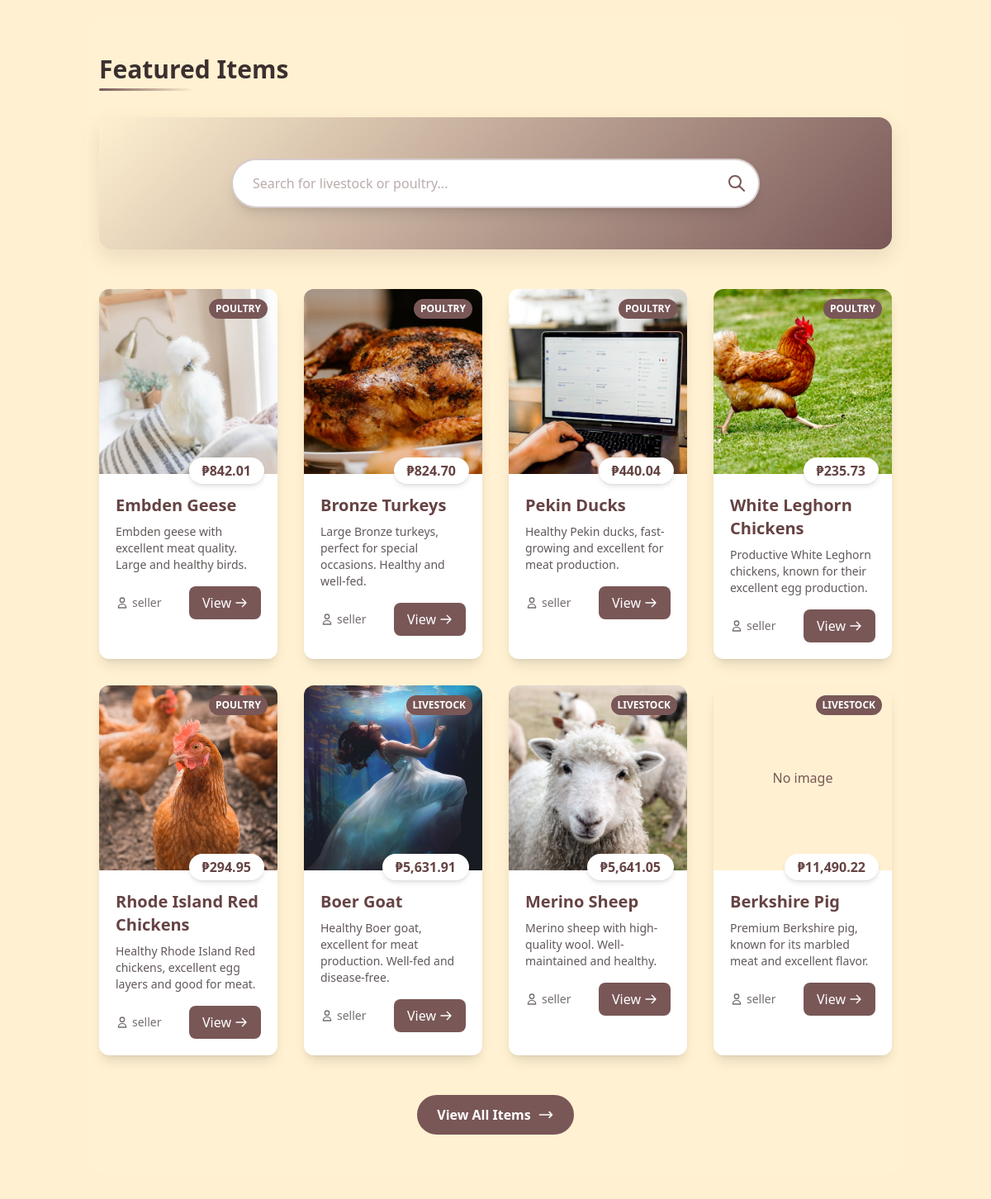
Before: / (middle part) with the older database file.
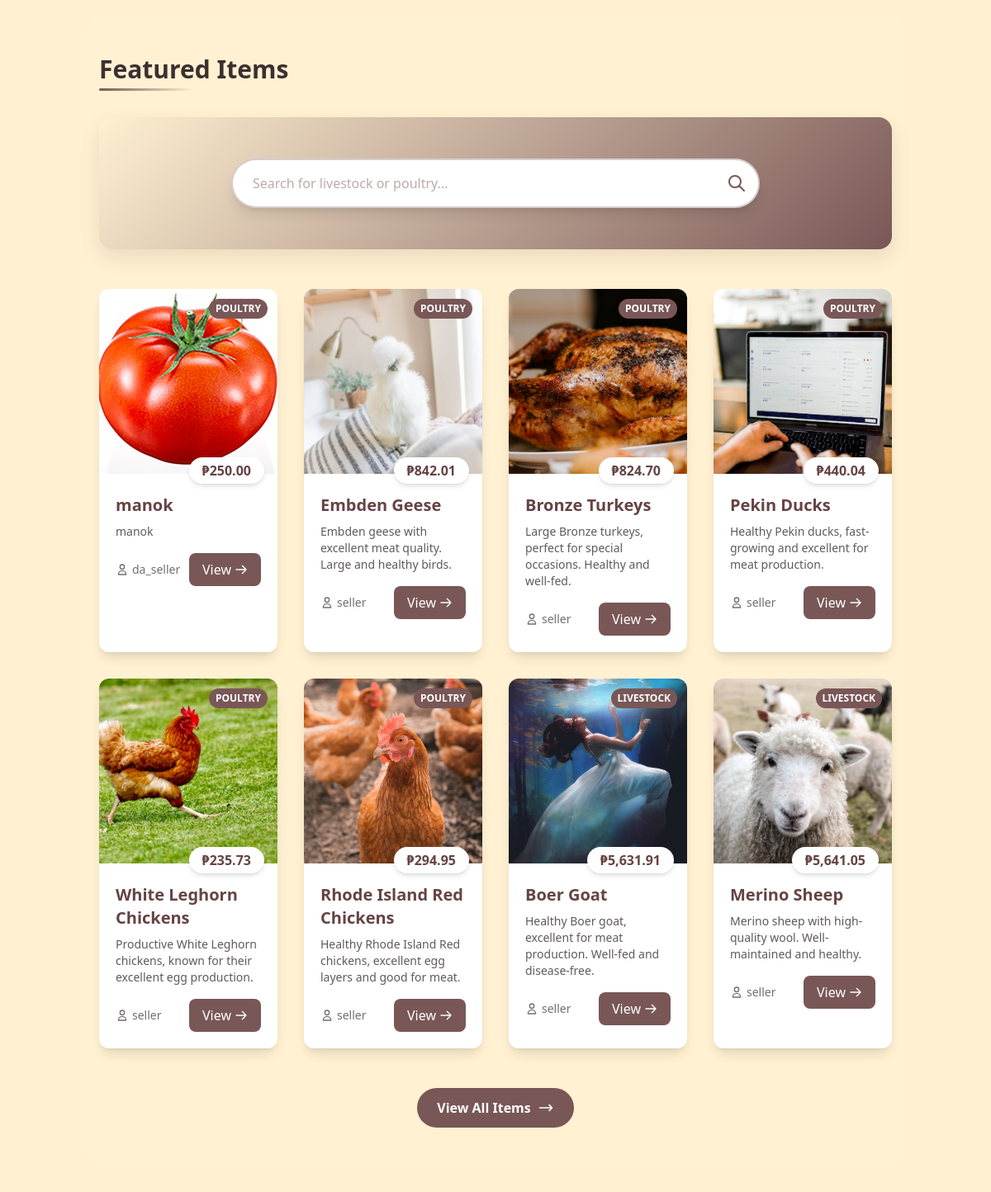
After: the same page with the newer database file.
### marketplace/models.py (models this page shows, shortened)
class Item(models.Model):
    SELL_CATEGORY = (
        ('livestock', 'Livestock'),
        ('poultry', 'Poultry'),
    )
    seller = models.ForeignKey(User, on_delete=models.CASCADE, limit_choices_to={'is_seller': True})
    name = models.CharField(max_length=100)
    description = models.TextField()
    category = models.CharField(max_length=10, choices=SELL_CATEGORY)
    price = models.DecimalField(max_digits=10, decimal_places=2)
    available = models.BooleanField(default=True)
    image = models.ImageField(upload_to='item_images/', blank=True, null=True)
    created_at = models.DateTimeField(auto_now_add=True)
    def get_category_display(self):
        return dict(self.SELL_CATEGORY).get(self.category, self.category)

class User(AbstractUser):
    is_seller = models.BooleanField(default=False)
    is_buyer = models.BooleanField(default=False)
    is_approved = models.BooleanField(default=False, help_text="Indicates whether the user has been approved by an admin")
    profile_image = models.ImageField(upload_to='profile_images/', blank=True, null=True)
    phone_number = models.CharField(max_length=15, blank=True, null=True)
    address = models.CharField(max_length=255, blank=True, null=True)
    city = models.CharField(max_length=100, blank=True, null=True)
    business_name = models.CharField(max_length=100, blank=True, null=True)
    business_id = models.CharField(max_length=50, blank=True, null=True)
    terms_agreed = models.BooleanField(default=False)
    terms_agreed_date = models.DateTimeField(blank=True, null=True)

### marketplace/views.py (the view)
# urls.py: 2. Add a URL to urlpatterns:  path('', views.home, name='home')
def home(request):
    items = Item.objects.filter(available=True).order_by('-created_at')[:8]
    return render(request, 'home.html', {'items': items})

### marketplace/context_processors.py (called while the page is built, shortened)
def cart_processor(request):
    return {
        'active_cart': None,
        'cart': None,
        'cart_quantity': 0
    }

def notification_processor(request):
    return {
        'unread_notifications_count': 0,
        'recent_notifications': []
    }

### marketplace/templatetags/currency_filters.py (called while the page is built)
@register.filter(name='currency')
def currency(value):
    if value is None:
        return "₱0.00"
    try:
        value = Decimal(str(value))
        formatted_value = '{:,.2f}'.format(value)
        return f"₱{formatted_value}"
    except (ValueError, TypeError):
        return "₱0.00"

### templates/home.html (shortened to what the changed rows need)
{% extends 'base.html' %}
{% load currency_filters %}
{% load static %}
{% block content %}
<div class="space-y-8">
    {% if items %}
    <section class="py-12 bg-agri-cream/30 rounded-3xl my-12">
        <div class="container mx-auto px-4">
            <h2 class="section-title text-3xl font-bold text-agri-brown-darker text-center mb-8">Featured Items</h2>
            <div id="featured-items-container" class="grid grid-cols-1 sm:grid-cols-2 md:grid-cols-3 lg:grid-cols-4 gap-8">
                {% for item in items %}
                <div class="group bg-white rounded-xl shadow-lg overflow-hidden hover:shadow-2xl transition-all duration-500 transform hover:-translate-y-2 featured-item"
                     data-name="{{ item.name|lower }}"
                     data-category="{{ item.category|lower }}"
                     data-description="{{ item.description|lower }}"
                     data-seller="{{ item.seller.username|lower }}">
                    <div class="relative">
                        {% if item.image %}
                        <div class="overflow-hidden h-56">
                            <img src="{{ item.image.url }}" alt="{{ item.name }}" class="w-full h-full object-cover transform transition-transform duration-700 group-hover:scale-110">
                        </div>
                        {% else %}
                        <div class="w-full h-56 bg-agri-cream flex items-center justify-center">
                            <span class="text-agri-brown">No image</span>
                        </div>
                        {% endif %}
                        <div class="absolute top-3 right-3 bg-agri-brown text-white text-xs uppercase font-bold py-1 px-2 rounded-full">
                            {{ item.get_category_display }}
                        </div>
                        <div class="absolute -bottom-3 right-4 bg-white shadow-md rounded-full py-1 px-4 text-agri-brown-dark font-bold">
                            {{ item.price|currency }}
                        </div>
                    </div>
                    <div class="p-5 pt-6">
                        <h3 class="text-xl font-bold mb-2 text-agri-brown-dark group-hover:text-agri-brown transition-colors duration-300">{{ item.name }}</h3>
                        <p class="text-agri-brown-darker/80 mb-4 text-sm">{{ item.description|truncatechars:80 }}</p>
                        <div class="flex justify-between items-center mt-auto">
                            <div class="flex items-center text-sm text-agri-brown-darker/70">
                                <svg xmlns="http://www.w3.org/2000/svg" class="h-4 w-4 mr-1" fill="none" viewBox="0 0 24 24" stroke="currentColor">
                                    <path stroke-linecap="round" stroke-linejoin="round" stroke-width="2" d="M16 7a4 4 0 11-8 0 4 4 0 018 0zM12 14a7 7 0 00-7 7h14a7 7 0 00-7-7z" />
                                </svg>
                                {{ item.seller.username }}
                            </div>
                            <a href="{% url 'item_detail' item.id %}" class="bg-agri-brown text-white px-4 py-2 rounded-lg hover:bg-agri-brown-dark transition-colors duration-300 hover:shadow-md flex items-center">
                                <span>View</span>
                                <svg xmlns="http://www.w3.org/2000/svg" class="h-4 w-4 ml-1" fill="none" viewBox="0 0 24 24" stroke="currentColor">
                                    <path stroke-linecap="round" stroke-linejoin="round" stroke-width="2" d="M14 5l7 7m0 0l-7 7m7-7H3" />
                                </svg>
                            </a>
                        </div>
                    </div>
                </div>
                {% endfor %}
            </div>
        </div>
    </section>
    {% endif %}
</div>
{% endblock %}

Changed rows visible on the page:
no longer on this page (row unchanged): Item: image "No image", category "LIVESTOCK", price "₱11,490.22", name "Berkshire Pig", description "Premium Berkshire pig, known for its marbled meat and excellent flavor.", seller.username "seller"
added Item: image (picture), category "POULTRY", price "₱250.00", name "manok", description "manok", seller.username "da_seller"
